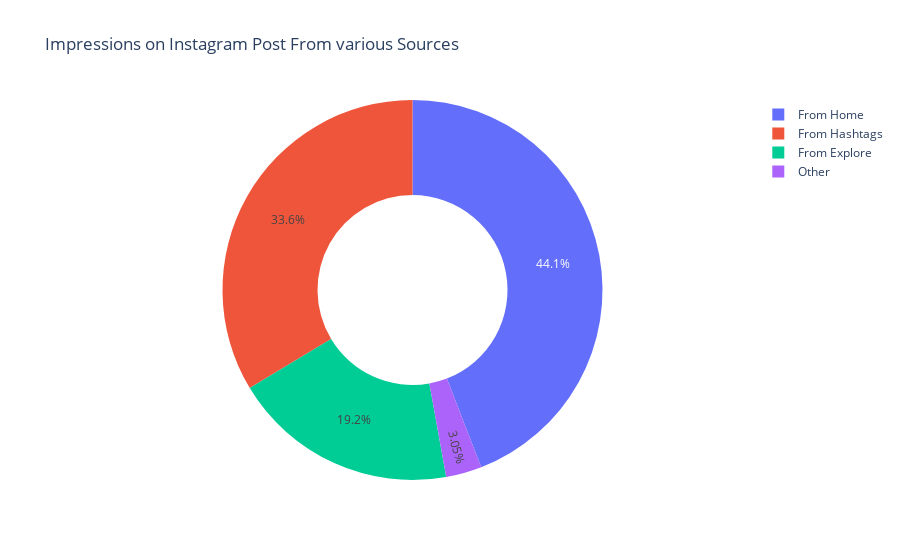

Notebook source saved alongside this figure:
### Markdown cell above
The explore section of Instagram is the recommendation system of Instagram that recommends posts to the users based on their interests.  
From the above graph we can conclude Instagram doesn't recommend our posts much to the users. Only a few number of post have received a good reach from the explore section.

### Code cell
home= data["From Home"].sum()
hashtags= data["From Hashtags"].sum()
explore= data["From Explore"].sum()
other= data["From Other"].sum()

labels= ["From Home", "From Hashtags", "From Explore", "Other"]
values= [home, hashtags, explore, other]

fig= px.pie(data, values= values, names= labels, title= "Impressions on Instagram Post From various Sources", hole=0.5)
fig.show()

### Figure 1 — Plotly figure (JSON) as saved in the notebook; plotly's stock layout.template omitted (floating-point values rounded to 4 significant figures)
{"data": [{"domain": {"x": [0, 1], "y": [0, 1]}, "hole": 0.5, "hovertemplate": "label=%{label}<br>value=%{value}<extra></extra>", "labels": ["From Home", "From Hashtags", "From Explore", "Other"], "legendgroup": "", "name": "", "showlegend": true, "type": "pie", "values": [294619, 224614, 128294, 20360]}], "layout": {"legend": {"tracegroupgap": 0}, "title": {"text": "Impressions on Instagram Post From various Sources"}}}
